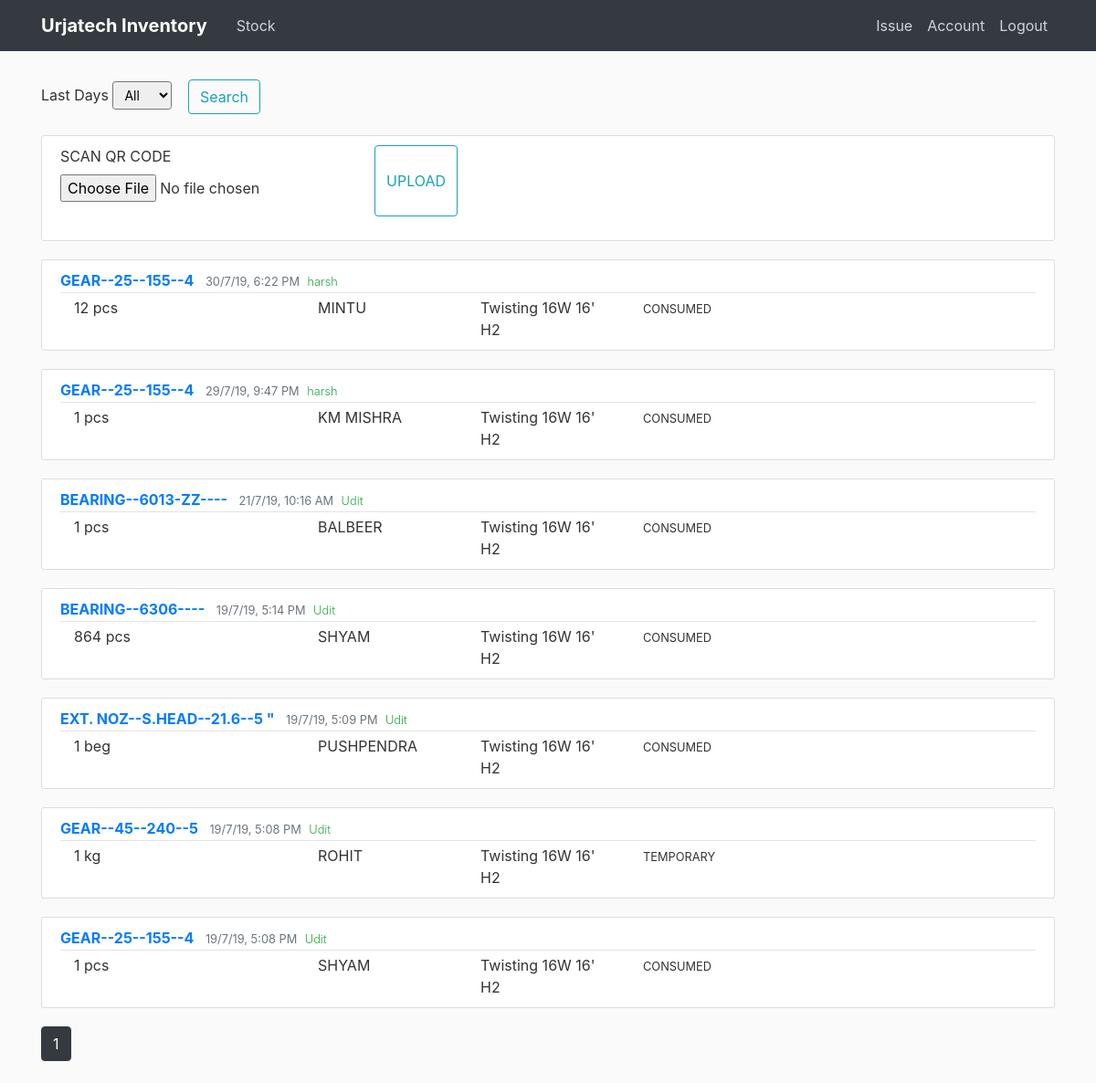
The page /home (signed in) on the database as committed earlier.
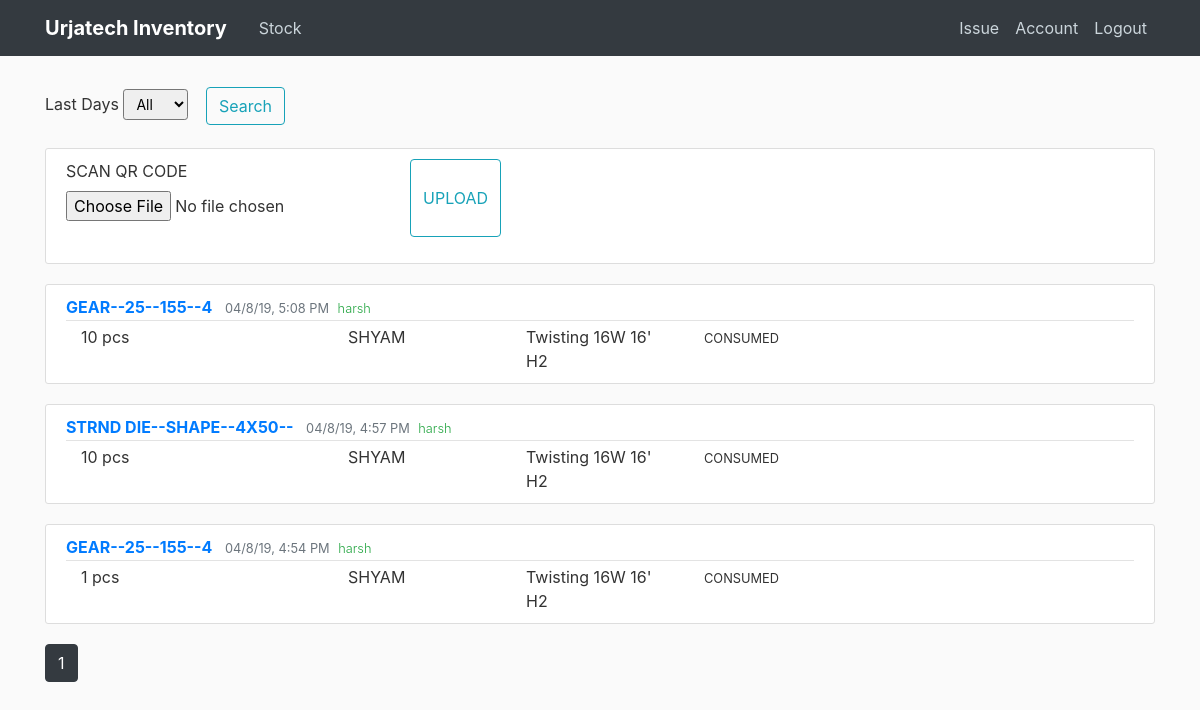
The same page on the database as committed later.
### flaskblog/models.py (models this page shows, shortened)
class Post(db.Model):
    id = db.Column(db.Integer, primary_key=True)
    material_id = db.Column(db.String(50), nullable=False)
    numbers_issued = db.Column(db.Integer)
    unit = db.Column(db.String(10))
    person = db.Column(db.String(20))
    location = db.Column(db.String(50))
    type_issued = db.Column(db.String(20))
    date_posted = db.Column(db.DateTime, nullable=False, default=datetime.now)
    user_id = db.Column(db.Integer, db.ForeignKey('user.id'))

class User(db.Model, UserMixin):
    id = db.Column(db.Integer, primary_key=True)
    name = db.Column(db.String(30), nullable=False)
    username = db.Column(db.String(20), unique=True, nullable=False)
    email = db.Column(db.String(100), unique=True, nullable=False)
    image_file = db.Column(db.String(20), nullable=False, default='56c6632a3ab0abec.jpg')
    password = db.Column(db.String(60), nullable=False)
    posts = db.relationship('Post', backref='author', lazy=True)

### flaskblog/routes.py (the view, shortened to what this page needs)
@app.route("/", methods=['GET', 'POST'])
@app.route("/home", methods=['GET', 'POST'])
@login_required
def home():
    is_empty=False
    page = request.args.get('page', 1, type=int)
    num_posts = min(request.args.get('limit', 10), 50)
    query = request.args.get('q', '')
    per_page=20
    form = SortDays()
    search_form = Search()
    posts = Post.query.order_by(desc(Post.date_posted))
    if form.sort_days.data == '1':
        posts = Post.query.order_by(desc(Post.date_posted)).filter(Post.date_posted > (datetime.now()-timedelta(days=1)))
    elif form.sort_days.data == '7':
        posts = Post.query.order_by(desc(Post.date_posted)).filter(Post.date_posted > (datetime.now()-timedelta(days=7)))
    elif form.sort_days.data == '30':
        posts = Post.query.order_by(desc(Post.date_posted)).filter(Post.date_posted > (datetime.now()-timedelta(days=30)))
    elif form.sort_days.data == '90':
        posts = Post.query.order_by(desc(Post.date_posted)).filter(Post.date_posted > (datetime.now()-timedelta(days=90)))
    elif form.sort_days.data == '360':
        posts = Post.query.order_by(desc(Post.date_posted)).filter(Post.date_posted > (datetime.now()-timedelta(days=360)))
    elif form.sort_days.data == 'All':
        posts = Post.query.order_by(desc(Post.date_posted))
    if len(posts.all()) == 0:
        is_empty = True
    barcode_data = None
    form_barcode = UploadScan()
    return render_template('home.html', form=form, search_form=search_form,
                            posts=posts.paginate(page=page, per_page=per_page),
                            is_empty=is_empty, form_barcode=form_barcode,
                            barcode_data=barcode_data)

### flaskblog/forms.py
class SortDays(FlaskForm):
    sort_days = SelectField('Last Days', choices=[('All', 'All'), ('1', '1'),
                                                  ('7', '7'), ('30', '30'),
                                                  ('90', '90'), ('360', '360')])
    submit = SubmitField('Search')

class Search(FlaskForm):
    search_query = StringField('Search', validators=[DataRequired()])
    submit = SubmitField('Search 2')

### flaskblog/models.py (called while the page is built)
@login_manager.user_loader
def load_user(user_id):
    return User.query.get(int(user_id))

### flaskblog/templates/home.html (shortened to what this page needs)
{% extends "layout.html" %}
{% block content %}
<form method="POST" action="">
        <div class="form-group">
            {{ form.sort_days.label(class="form-control-label")}}
            {% if form.sort_days.errors %}
                {{ form.sort_days(class="form-control form-control-lg is-invalid") }}
                <div class="invalid-feedback">
                    {% for error in form.sort_days.errors %}
                    <span>
                    {{ error }}
                    </span>
                    {% endfor %}
                </div>
            {% else %}
            {{ form.sort_days(class="form-control-sm") }}
            {% endif %}
            <div class="btn">
              {{ form.submit(class="btn btn-outline-info") }}
            </div>
        </div>
</form>
<div class="content-section btn-outline">
    <form method="POST" action="" enctype="multipart/form-data">
        <fieldset class="form-group input-group">
            <div class="form-group">
                {{ form_barcode.picture.label() }}
                {{ form_barcode.picture(class="form-control-file input-group") }}
            </div>
            {{ form_barcode.submit(class="btn btn-outline-info") }}
        </fieldset>
    </form>
</div>
{% for post in posts.items %}
  <article class="media content-section">
  <div class="media-body">
    <div class="article-metadata">
        <a class="mr-2 text-uppercase font-weight-bold" href="{{ url_for('post', post_id=post.id) }}"> {{ post.material_id }}</a>
        <small class="text-muted">{{ post.date_posted.strftime("%d/%-m/%-y, %-I:%M %p")}}</small>
        <small class="font-weight-light text-success ml-1">{{ post.author.name }}</small>
      </div>
      <div class="container text-sm">
        <div class="row">
          <div class="col-3">
            {{ post.numbers_issued }} {{post.unit}}
          </div>
          <div class="col-2">
            {{ post.person }}
          </div>
        <div class="col-2">
          {{ post.location }}
        </div>
        <div class="col">
          <small> {{ post.type_issued }}</small>
        </div>
      </div>
      </div>
    </div>
  </article>
{% endfor %}
{% for page_num in posts.iter_pages(left_edge=1, right_edge=1, left_current=1, right_current=2) %}
  {% if page_num %}
    {% if posts.page == page_num %}
      <a class="btn btn-dark mb-4" href="{{ url_for('home', page=page_num) }}">{{page_num}}</a>
    {% else %}
      <a class="btn btn-outline-dark mb-4" href="{{ url_for('home', page=page_num) }}">{{page_num}}</a>
    {% endif %}
  {% else %}
    ...
  {% endif %}
{% endfor %}
{% endblock content %}

### flaskblog/templates/layout.html (shortened to what this page needs)
<!DOCTYPE html>
<html lang="en">
<head>
    <link rel="stylesheet" href="https://stackpath.bootstrapcdn.com/bootstrap/4.3.1/css/bootstrap.min.css">
    <link rel='stylesheet' href='https://cdnjs.cloudflare.com/ajax/libs/animate.css/3.5.1/animate.min.css'>
    <link rel="stylesheet" type="text/css" href="{{ url_for('static', filename='main.css')}}">
</head>
<body>
<header class="site-header">
    <nav class="navbar navbar-expand-md navbar-dark bg-dark fixed-top">
        <div class="container">
            <a class="navbar-brand mr-4 font-weight-bold" href="/">Urjatech Inventory</a>
            <div class="collapse navbar-collapse" id="navbarToggle">
                <div class="navbar-nav mr-auto">
                    {% if current_user.is_authenticated %}
                      <a class="nav-item nav-link" href="{{ url_for('stock')}}">Stock</a>
                    {% endif %}
                </div>
                <div class="navbar-nav">
                    {% if current_user.is_authenticated %}
                      <a class="nav-item nav-link" href="{{ url_for('new_post')}}">Issue</a>
                      <a class="nav-item nav-link" href="{{ url_for('account')}}">Account</a>
                      <a class="nav-item nav-link" href="{{ url_for('logout')}}">Logout</a>
                    {% else %}
                        <a class="nav-item nav-link" href="{{ url_for('login')}}">Login</a>
                        <a class="nav-item nav-link" href="{{ url_for('register')}}">Register</a>
                    {% endif %}
                </div>
            </div>
        </div>
    </nav>
</header>
<main role="main" class="container">
    <div class="row">
        <div class="col-md-12">
            {% block content %}
            {% endblock %}
        </div>
    </div>
</main>
</body>
</html>

### flaskblog/static/main.css (style rules this page uses)
body { background: #fafafa; color: #333333; margin-top: 5rem; }
.site-header .navbar-nav .nav-link { color: #cbd5db; }
.content-section { background: #ffffff; padding: 10px 20px; border: 1px solid #dddddd; border-radius: 3px; margin-bottom: 20px; }
.article-metadata { padding-bottom: 1px; margin-bottom: 4px; border-bottom: 1px solid #e3e3e3 }

Rows that differ between the two databases and show on the page:
removed Post: material_id "GEAR--25--155--4", date_posted "30/7/19, 6:22 PM", author.name "harsh", numbers_issued "12", unit "pcs", person "MINTU", location "Twisting 16W 16' H2", type_issued "CONSUMED"
removed Post: material_id "GEAR--25--155--4", date_posted "29/7/19, 9:47 PM", author.name "harsh", numbers_issued "1", unit "pcs", person "KM MISHRA", location "Twisting 16W 16' H2", type_issued "CONSUMED"
removed Post: material_id "BEARING--6013-ZZ----", date_posted "21/7/19, 10:16 AM", author.name "Udit", numbers_issued "1", unit "pcs", person "BALBEER", location "Twisting 16W 16' H2", type_issued "CONSUMED"
removed Post: material_id "BEARING--6306----", date_posted "19/7/19, 5:14 PM", author.name "Udit", numbers_issued "864", unit "pcs", person "SHYAM", location "Twisting 16W 16' H2", type_issued "CONSUMED"
removed Post: material_id "EXT. NOZ--S.HEAD--21.6--5 \"", date_posted "19/7/19, 5:09 PM", author.name "Udit", numbers_issued "1", unit "beg", person "PUSHPENDRA", location "Twisting 16W 16' H2", type_issued "CONSUMED"
added Post: material_id "GEAR--25--155--4", date_posted "04/8/19, 5:08 PM", author.name "harsh", numbers_issued "10", unit "pcs", person "SHYAM", location "Twisting 16W 16' H2", type_issued "CONSUMED"
changed Post: material_id "GEAR--45--240--5" → "STRND DIE--SHAPE--4X50--"; date_posted "19/7/19, 5:08 PM" → "04/8/19, 4:57 PM"; author.name "Udit" → "harsh"; numbers_issued "1" → "10"; unit "kg" → "pcs"; person "ROHIT" → "SHYAM"; type_issued "TEMPORARY" → "CONSUMED"
changed Post (number 3 of 3 on the later page): date_posted "19/7/19, 5:08 PM" → "04/8/19, 4:54 PM"; author.name "Udit" → "harsh"
